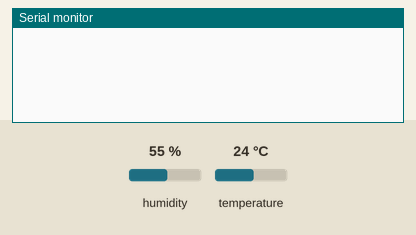
This sketch was run on a simulated Arduino Uno, built with avr-gcc and run on an emulated ATmega328P. On the bench: the last lines printed to the serial monitor. Inputs (shaded band) come from the test bench; at power-on: humidity 55 %, temperature 24 °C. No radio packets arrive unless stated.

Above: at 2.2 s.
2.3 s: humidity set to 22 %
At 4.2 s:
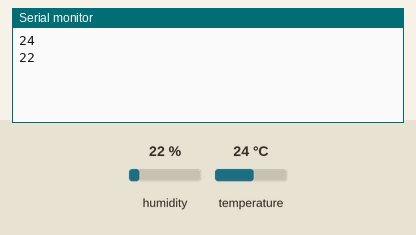
5.3 s: temperature set to 12 °C
At 8.0 s:
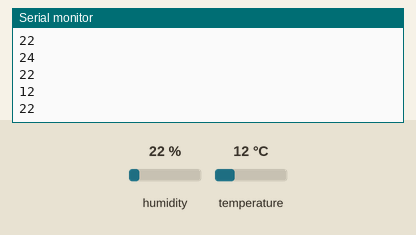
8.3 s: humidity set to 40 %
At 9.6 s:
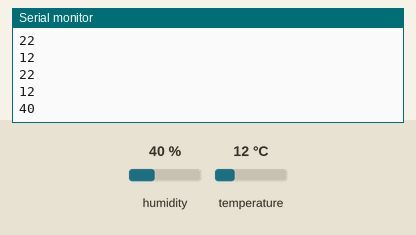
Timing chart, 0 to 11.3 s (numbered marks = the images above; inputs shaded):
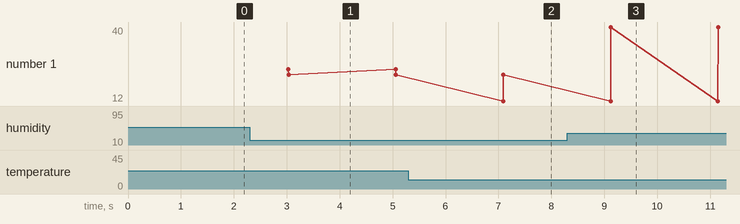

Measured:
- after the input at 2.3 s, the serial monitor: prints a new line after 0.73 s (image 1)
- after the input at 5.3 s, the serial monitor: prints a new line after 1.8 s (image 2)
- after the input at 8.3 s, the serial monitor: prints a new line after 0.82 s (image 3)
- plotted number 1: 22 → 40 after the input at 8.3 s

The sketch:

radio_1_temperaryra_tipo_chasi.ino
```cpp
#include <DHT.h>
#include <TM1637.h>
#include <SPI.h>
#include <RF24.h>
#include <nRF24L01.h>
RF24           radio(9, 10);
int digitoneT;
int digittwoT;
int digitoneH;
int digittwoH;
#define DHTPIN 2
#define DHTTYPE DHT11
DHT dht(DHTPIN, DHTTYPE);
void setup()
{
  dht.begin();
  delay(1000);
  Serial.begin(9600);
  radio.begin(9600);
  radio.setChannel(5);
  radio.setDataRate     (RF24_1MBPS);
  radio.setPALevel      (RF24_PA_HIGH);
  radio.openWritingPipe (0x1234567890LL);
}
void loop()
{

  delay(2000);

  int h = dht.readHumidity();
  int t = dht.readTemperature();

  digitoneT = t / 10;
  digittwoT = t % 10;
  digitoneH = h / 10;
  digittwoH = h % 10;

  Serial.println(t);
  Serial.println(h);

  radio.write(&digitoneT, sizeof(digitoneT));
  radio.write(&digittwoT, sizeof(digittwoT));
  radio.write(&digitoneH, sizeof(digitoneH));
  radio.write(&digittwoH, sizeof(digittwoH));
}
```
